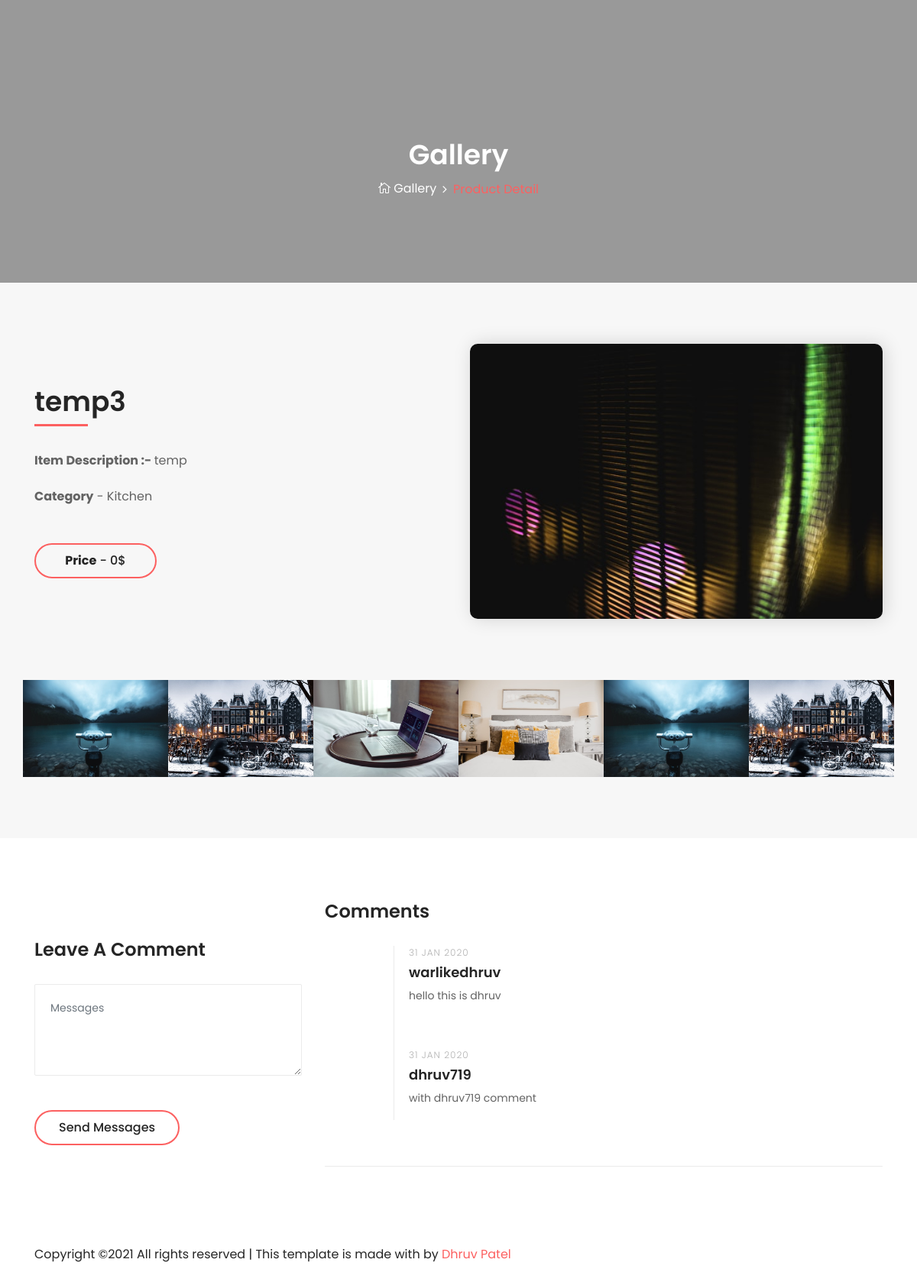
/detail/1, run on the app's committed database.
### controlpannel/models.py (models this page shows, shortened)
class Product(models.Model):
    P_id = models.AutoField(primary_key= True)
    P_image = models.ImageField(upload_to='products/')
    P_price = models.IntegerField(default=0)
    P_name = models.CharField(max_length=50, default='temp')
    P_description = models.CharField(max_length=200, default='temp')
    P_category = models.ForeignKey(Categories, on_delete=models.CASCADE, null=True)

class Categories(models.Model):
    category = models.CharField(primary_key=True, max_length=100)

class Product_Side_Images(models.Model):
    P_id = models.ForeignKey(Product ,on_delete=models.CASCADE)
    P_image = models.ImageField(upload_to='products/')

class Comments(models.Model):
    comment = models.CharField(max_length=300)
    user = models.ForeignKey(User, on_delete=models.CASCADE)
    P_id = models.ForeignKey(Product, on_delete=models.CASCADE)
    date = models.DateField(default=datetime.now())

### authorization/models.py (models this page shows)
class User(models.Model):
    email = models.EmailField(primary_key=True)
    name = models.CharField(max_length=50)
    password = models.CharField(max_length=20)

### index/views.py (the view, shortened to what this page needs)
# urls.py: path('detail/<int:key_id>', product_detail, name='product-detail'),
def product_detail(request,key_id):
    print(key_id)
    product = Product
    product_obj = product.objects.get(P_id=key_id)
    comment = Comments
    obj = comment.objects.filter(P_id=product_obj)
    comment_data = []
    for i in obj:
        comment_data.append({'COMMENT': i.comment, 'NAME': i.user.name})
    side_images = Product_Side_Images.objects.filter(P_id = product_obj)
    print(product_obj.P_image)
    return  render(request,'product-detail.html', {'P_id':key_id,'data': comment_data, 'image': product_obj,'side_images':side_images,})

### templates/product-detail.html (shortened to what this page needs)
{% load static %}
<html lang="en">
<head>
    <link rel="stylesheet" href="{% static 'index/style.css' %}">
</head>
<body style="">
    <section class="breadcrumb-area bg-img bg-overlay jarallax" style="background-image: url('https://images.unsplash.com/photo-1496417263034-38ec4f0b665a?ixid=MXwxMjA3fDB8MHxwaG90by1wYWdlfHx8fGVufDB8fHw%3D&ixlib=rb-1.2.1&auto=format&fit=crop&w=1051&q=80');">
        <div class="container h-100">
            <div class="row h-100 align-items-center">
                <div class="col-12">
                    <div class="breadcrumb-content text-center">
                        <h2 class="page-title">Gallery</h2>
                        <nav aria-label="breadcrumb">
                            <ol class="breadcrumb justify-content-center">
                                <li class="breadcrumb-item"><a href="{% url 'gallery' %}"><i class="icon_house_alt"></i> Gallery</a></li>
                                <li class="breadcrumb-item active" aria-current="page">Product Detail</li>
                            </ol>
                        </nav>
                    </div>
                </div>
            </div>
        </div>
    </section>
    <div class="about-us-area bg-gray section-padding-80-0 clearfix">
        <div class="container">
            <div class="row align-items-center">
                <div class="col-12 col-lg-6">
                    <div class="about-us-content mb-80">
                        <h3 class="wow fadeInUp" data-wow-delay="100ms">{{ image.P_name }}</h3>
                        <div class="line wow fadeInUp" data-wow-delay="200ms"></div>
                        <p class="wow fadeInUp" data-wow-delay="300ms"><strong>Item Description :- </strong> {{ image.P_description }}</p>
                        <p class="wow fadeInUp" data-wow-delay="400ms"><strong>Category</strong> - {{ image.P_category.category }}</p>
                        <a class="btn alime-btn btn-2 mt-30 wow fadeInUp" data-wow-delay="500ms" href="#"><strong>Price</strong> - {{ image.P_price }}$ </a>
                    </div>
                </div>
                <div class="col-12 col-lg-6">
                    <div class="about-video-area mb-80 wow fadeInUp" data-wow-delay="100ms">
                        <img src="{{ image.P_image.url }}" alt="">
                    </div>
                </div>
                <div class="instragram-feed-area owl-carousel">
                    {% for images in side_images %}
                    <div class="single-instagram-item">
                        <img src="{{ images.P_image.url }}" alt="">
                    </div>
                    {% endfor %}
                </div>
            </div>
        </div>
    </div>
    <div class="about-us-area bg-gray section-padding-80-0 clearfix">
    </div>
    <div class="comment-area section-padding-80">
        <div class="container">
            <div class="row">
                <div class="col-lg-4">
                    <div class="alime-contact-form mt-50">
                        <h4 class="mb-30">Leave A Comment</h4>
                        <form  method="post">
                            <div class="row">
                                <div class="col-12">
                                    <textarea name="message" class="form-control mb-30" placeholder="Messages"></textarea>
                                </div>
                                <div class="col-12">
                                    <button type="submit" class="btn alime-btn btn-2 mt-15">Send Messages</button>
                                </div>
                            </div>
                        </form>
                    </div>
                </div>
                <div class="col-lg-8">
                    <div class="comment_area clearfix">
                        {% if data %}
                        <h4 class="mb-30">Comments</h4>
                        {% else %}
                            <h4 class="mb-30">Be first to comment</h4>
                        {% endif %}
                        <ol>
                            <li class="single_comment_area">
                                {% for comment in data %}
                                <div class="comment-content d-flex">
                                    <div class="comment-author">
                                    </div>
                                    <div class="comment-meta">
                                        <a href="#" class="post-date">31 Jan 2020</a>
                                        <h5>{{ comment.NAME }}</h5>
                                        <p>{{ comment.COMMENT }}</p>
                                    </div>
                                </div>
                                {% endfor %}
                            </li>
                        </ol>
                    </div>
                </div>
            </div>
        </div>
    </div>
    <footer class="footer-area">
        <div class="container">
            <div class="row">
                <div class="col-12">
                    <div class="footer-content d-flex align-items-center justify-content-between">
                        <div class="copywrite-text">
                            <p>
Copyright &copy;<script>document.write(new Date().getFullYear());</script> All rights reserved | This template is made with  by <a href="" target="_blank">Dhruv Patel</a>
</p>
                        </div>
                    </div>
                </div>
            </div>
        </div>
    </footer>
</body>
</html>

### static/index/css/default-assets/classy-nav.css (style rules this page uses)
.justify-content-between { -webkit-box-pack: justify; -ms-flex-pack: justify; justify-content: space-between; }
.justify-content-center { -webkit-box-pack: center; -ms-flex-pack: center; justify-content: center; }

### data on the page
Product: P_name "temp3", P_description "temp", P_category.category "Kitchen", P_price "0", P_image (picture)
Product_Side_Images: P_image (picture)
Product_Side_Images: P_image (picture)
Product_Side_Images: P_image (picture)
Product_Side_Images: P_image (picture)
User: NAME "warlikedhruv"
Comments: COMMENT "hello this is dhruv"
User: NAME "dhruv719"
Comments: COMMENT "with dhruv719 comment"
